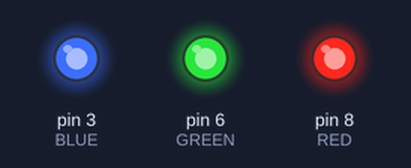
Bench run of a sketch on a simulated Arduino Uno, built with avr-gcc and run on an emulated ATmega328P. On the bench: output pins drawn as LEDs (lit = HIGH).

Above: at 0.2 s.
At 1.7 s:
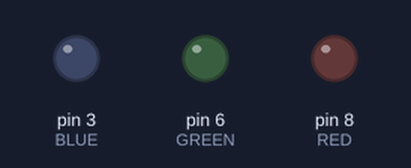
Timing chart, 0 to 3.0 s (numbered marks = the images above):
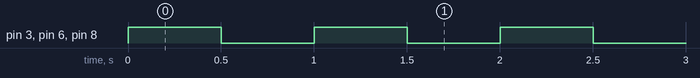

The sketch:

LED_Blink.ino
```cpp
#define RED 8
#define GREEN 6
#define BLUE 3


void setup() {
  // put your setup code here, to run once:
  pinMode(RED, OUTPUT);
  pinMode(GREEN, OUTPUT);
  pinMode(BLUE, OUTPUT);

}

void loop() {
  // put your main code here, to run repeatedly:
  digitalWrite(RED, digitalRead(RED)^1);
  digitalWrite(GREEN, digitalRead(GREEN)^1);
  digitalWrite(BLUE, digitalRead(BLUE)^1);
  delay(500);

}
```

Measured:
- by itself, pin 3 (BLUE), pin 6 (GREEN), pin 8 (RED): alternates HIGH for 0.50 s and LOW for 0.50 s
